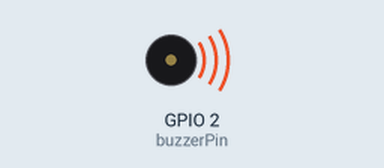
Simulated run of this sketch. Board: ESP32. On the bench: buzzer (waves = sounding).

Above: at 0.15 s.
At 6.3 s:
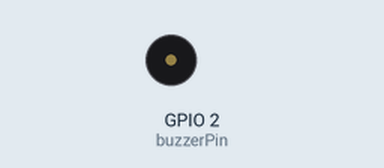
Timing chart, 0 to 7.9 s (numbered marks = the images above):
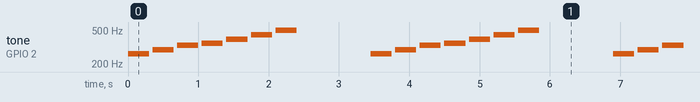

The sketch:

Project_02_Buzzer.ino
```cpp
/*
Project 02 Buzzer
The buzzer plays multiple tones
*/
const int buzzerPin = 2; //buzzer pin
const int resolution = 8;

// Frequencies of the 7 musical notes (in Hz)
int frequencies[] = {262, 294, 330, 349, 392, 440, 494};


// Function to play a frequency on the buzzer for a given duration
void playFrequency(int frequency, int duration) {
  ledcWriteTone(buzzerPin, frequency); // Start the tone
  delay(duration); // Wait for the specified duration
  ledcWriteTone(buzzerPin, 0); // Stop the buzzer
}

void setup() {
  ledcAttach(buzzerPin, 2000, 8); // Set up the PWM pin
}

void loop() {
  for (int i = 0; i < 7; i++) {
    playFrequency(frequencies[i], 300); // Play each note for 300ms
    delay(50); // Add a brief pause between the notes
  }
  delay(1000); // Wait for 1 second before replaying the sequence
}
```

Measured:
- by itself, tone on GPIO 2 (buzzerPin): repeats every 3.5 s: silent 0.05 s, 294 Hz 0.30 s, silent 0.05 s, 330 Hz 0.30 s, silent 0.05 s, 349 Hz 0.30 s, silent 0.05 s, 392 Hz 0.30 s, silent 0.05 s, 440 Hz 0.30 s, silent 0.05 s, 494 Hz 0.30 s, silent 1.1 s, 262 Hz 0.30 s
